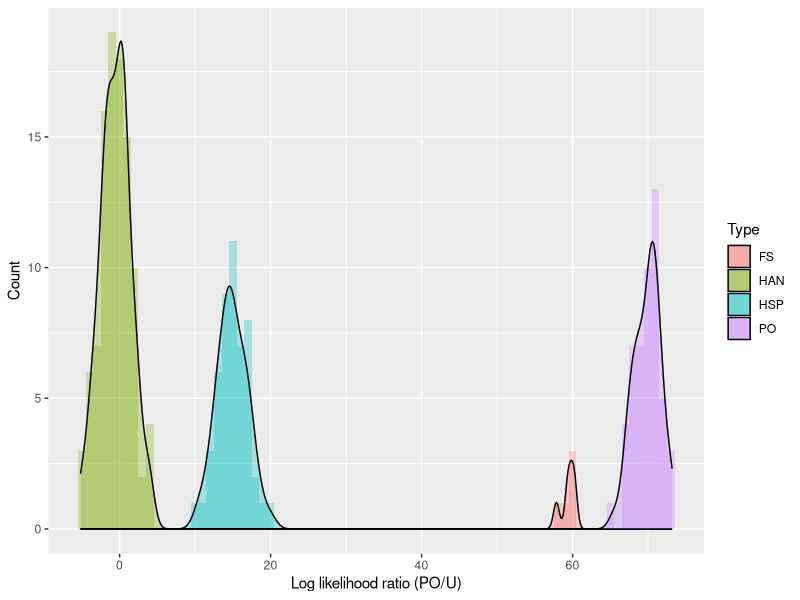
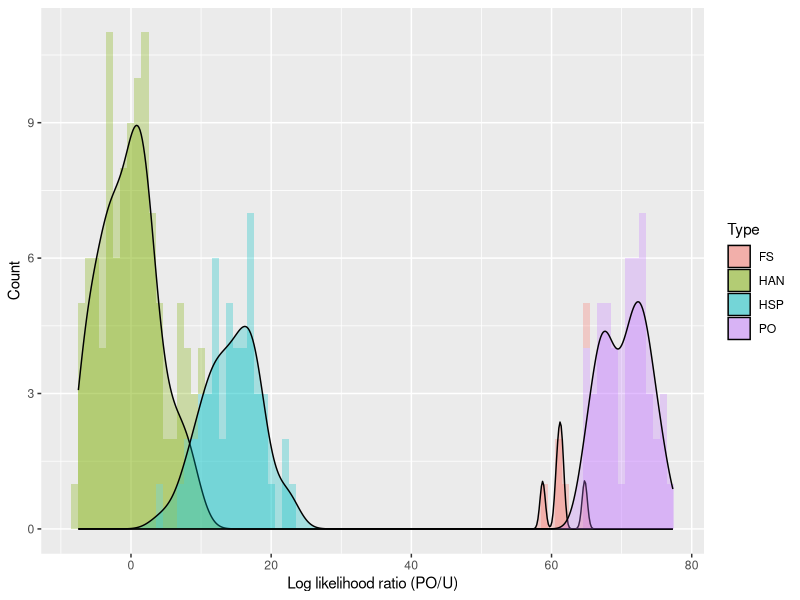
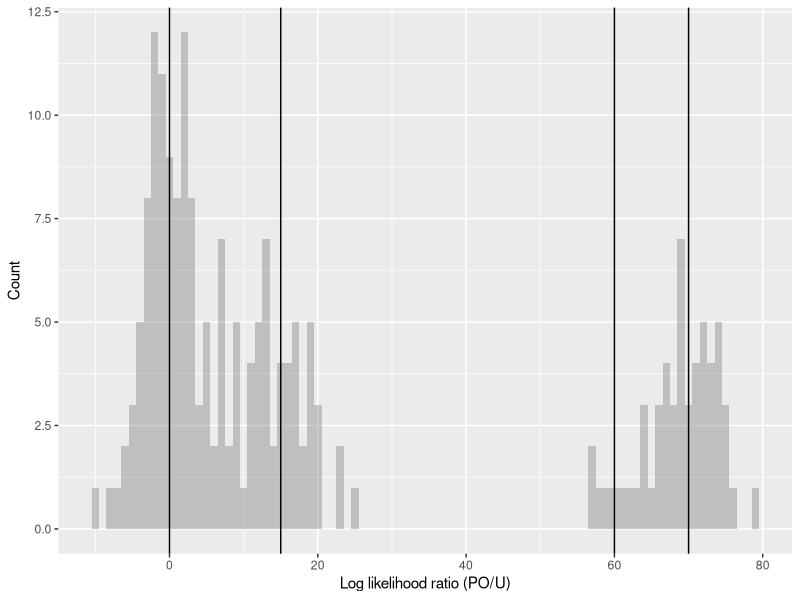
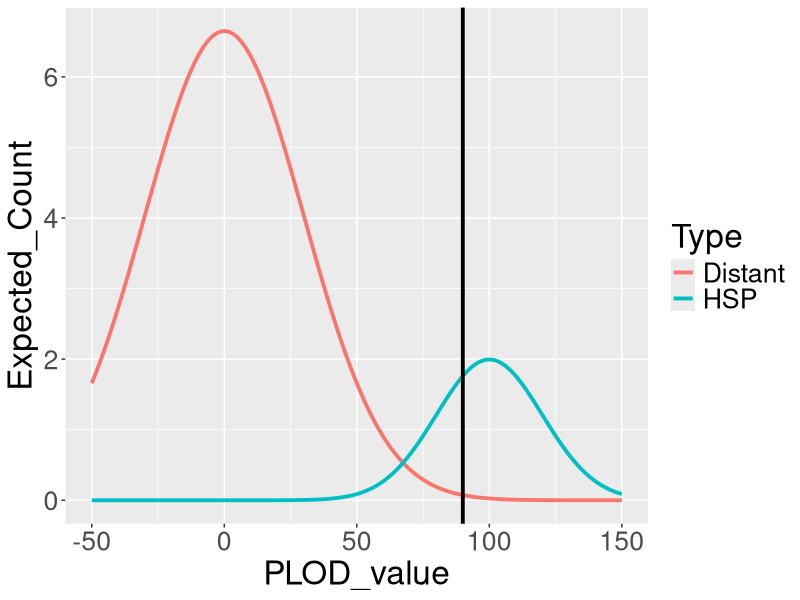
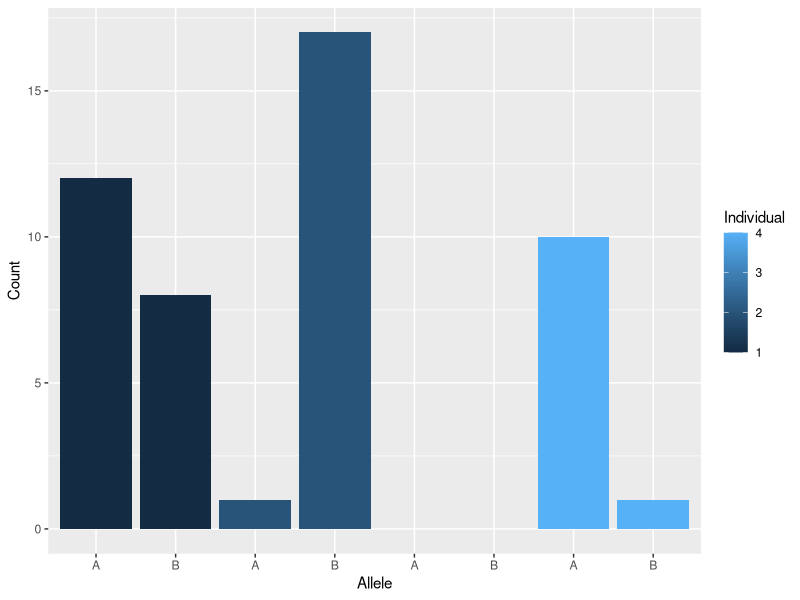

Generate these figures, in order, with R:
## ---- chunk 1
library(ggplot2)
means = c(0,15,60,70)

N = c(100,50,5,50)
SD1 = 2
SD2 = 4
Types = c("HAN","HSP","FS","PO")
hist_fun = function(n,means,sd,Types){
  n_bins = length(n)
  Sim = vector("list",n_bins)
  for(i in 1:n_bins){
    Sim[[i]]=rnorm(n[i],means[i],sd)
  }
  Hist_df = data.frame(matrix(0,sum(n),2))
  colnames(Hist_df) = c("Value","Type")
  start = 1
  for(i in 1:n_bins){
    Hist_df[start:(start+n[i]-1),1]=Sim[[i]]
    Hist_df[start:(start+n[i]-1),2]=Types[i]
    start = start + n[i]
  }
  plot = ggplot(Hist_df) + geom_histogram(aes(x=Value,group=Type,fill=Type),alpha=0.3,binwidth=1) + 
    geom_density(aes(y=..count..,x=Value,group=Type,fill=Type),alpha=0.3) + xlab("Log likelihood ratio (PO/U)")+ylab("Count")
  plot
}

plot1 = hist_fun(N,means,SD1,Types)
plot1 
## ---- chunk 2

plot2 = hist_fun(N,means,SD2,Types)
plot2 
## ---- chunk 3

hist_fun2 = function(n,means,sd,Types){
  n_bins = length(n)
  Sim = vector("list",n_bins)
  for(i in 1:n_bins){
    Sim[[i]]=rnorm(n[i],means[i],sd)
  }
  Hist_df = data.frame(matrix(0,sum(n),2))
  colnames(Hist_df) = c("Value","Type")
  start = 1
  for(i in 1:n_bins){
    Hist_df[start:(start+n[i]-1),1]=Sim[[i]]
    Hist_df[start:(start+n[i]-1),2]=Types[i]
    start = start + n[i]
  }
  plot = ggplot(Hist_df) + geom_histogram(aes(x=Value,y=..count..,group=Type),alpha=0.3,binwidth=1) + 
    xlab("Log likelihood ratio (PO/U)")+ylab("Count")+geom_vline(xintercept=means)
  plot
}

plot3 = hist_fun2(N,means,SD2,Types)
plot3 
## ---- chunk 4
  X = c(-50:150)
  Y_no = 500*dnorm(X,0,30)
  Y_sib = 100*dnorm(X,100,20)
  Plot_df = data.frame("PLOD_value"=rep(X,2),"Expected_Count"=c(Y_no,Y_sib),Type=c(rep("Distant",length(X)),rep("HSP",length(X))))
  library(ggplot2)
  ggplot(Plot_df)+geom_line(aes(x=PLOD_value,y=Expected_Count,group=Type,color=Type),size=1.3)+theme(text=element_text(size=24))+
    geom_vline(xintercept = 90,size=1.3)
## ---- chunk 5
Count_df = data.frame(Count = c(12,8,1,17,0,0,10,1),
                      Individual = c(1,1,2,2,3,3,4,4),
                      Allele = as.character(c(1,2,3,4,5,6,7,8)))

library(ggplot2)
ggplot()+geom_col(data=Count_df,aes(x=Allele,y=Count,fill=Individual))+
  scale_x_discrete(labels=c("A","B","A","B","A","B","A","B"))
